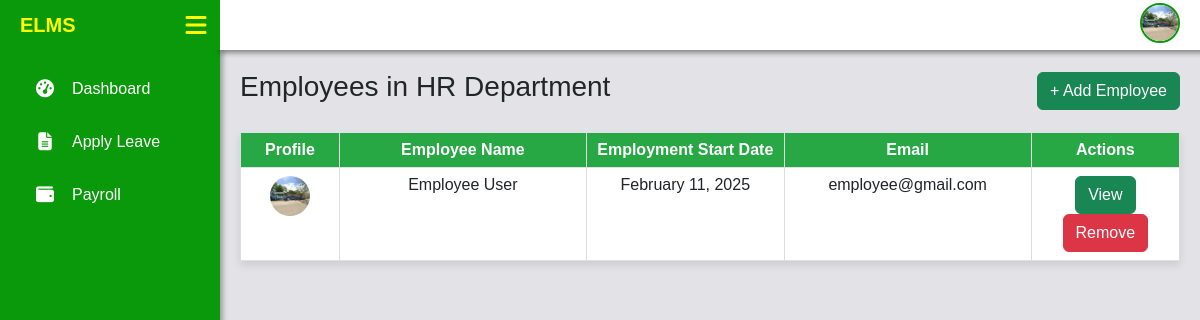
/admin_section/view_staff.php?department_id=2 (signed in), run on the app's committed database.
### tables this page shows
CREATE TABLE `users` (
  `user_id` int(11) NOT NULL,
  `first_name` varchar(50) NOT NULL,
  `middle_name` varchar(50) DEFAULT NULL,
  `last_name` varchar(50) NOT NULL,
  `email` varchar(100) NOT NULL,
  `password` varchar(255) NOT NULL,
  `role` enum('Admin','Employee') NOT NULL,
  `gender` enum('Male','Female') NOT NULL,
  `phone` varchar(20) DEFAULT NULL,
  `address` text DEFAULT NULL,
  `birthdate` date DEFAULT NULL,
  `employment_start_date` date DEFAULT NULL,
  `employment_end_date` date DEFAULT NULL,
  `department_id` int(11) DEFAULT NULL,
  `created_at` timestamp NOT NULL DEFAULT current_timestamp(),
  `profile_picture` varchar(255) DEFAULT NULL,
  `employee_type` varchar(50) NOT NULL,
  `salary` decimal(10,2) NOT NULL DEFAULT 0.00,
  `leave_balance` int(11) NOT NULL DEFAULT 0,
  `reset_token` varchar(64) DEFAULT NULL,
  `token_expiry` datetime DEFAULT NULL
);

CREATE TABLE `departments` (
  `id` int(11) NOT NULL,
  `department_name` varchar(100) NOT NULL,
  `department_description` text DEFAULT NULL,
  `created_at` timestamp NOT NULL DEFAULT current_timestamp()
);

### admin_section/view_staff.php (the view, shortened to what this page needs)
<?php
    require '../db.php';
    if (isset($_GET['department_id'])) {
        $department_id = $_GET['department_id'];
        $stmt = $pdo->prepare("SELECT department_name FROM departments WHERE id = ?");
        $stmt->execute([$department_id]);
        $department = $stmt->fetch(PDO::FETCH_ASSOC);
        include '../includes/navbar.php';
        $stmt = $pdo->prepare("SELECT * FROM users WHERE department_id = ? AND role = 'Employee'");
        $stmt->execute([$department_id]);
        $employees = $stmt->fetchAll(PDO::FETCH_ASSOC);
    } else {
        echo "Department not found.";
        exit;
    }
?>
<!DOCTYPE html>
<html lang="en">
<head>
    <link rel="stylesheet" href="../assets/bootstrap.min.css">
    <link rel="stylesheet" href="https://cdn.jsdelivr.net/npm/bootstrap@5.3.0/dist/css/bootstrap.min.css">
    <link rel="stylesheet" href="https://cdn.datatables.net/2.2.2/css/dataTables.dataTables.css" />
</head>
<body>
<div class="content" id="content">
    <div class="d-flex justify-content-between align-items-center mb-3">
        <h3>Employees in <?php echo htmlspecialchars($department['department_name']); ?></h3>
        <a href="#" class="btn btn-success" data-bs-toggle="modal" data-bs-target="#addEmployeeModal" id="openAddEmployeeModal">+ Add Employee</a>
    </div>
    <table class="table table-bordered" id="example">
        <thead>
            <tr>
                <th>Profile</th>
                <th>Employee Name</th>
                <th>Employment Start Date</th>
                <th>Email</th>
                <th>Actions</th>
            </tr>
        </thead>
        <tbody>
            <?php foreach ($employees as $employee) : ?>
                <tr>
                    <td>
                    <img src="../files/images/<?php echo !empty($employee['profile_picture']) && file_exists("../files/images/" . $employee['profile_picture'])
                        ? $employee['profile_picture']
                        : "default.png"; ?>"
                        alt="Profile" class="rounded-circle" width="40" height="40"
                        data-bs-toggle="tooltip" title="<?php echo htmlspecialchars($employee['first_name'] . ' ' . $employee['last_name']); ?>">
                    </td>
                    <td><?php echo htmlspecialchars($employee['first_name'] . " " . $employee['last_name']); ?></td>
                    <td><?php echo date("F d, Y", strtotime($employee['employment_start_date'])); ?></td>
                    <td><?php echo htmlspecialchars($employee['email']); ?></td>
                    <td>
                    <a href="view_employee.php?id=<?php echo $employee['user_id']; ?>" class="btn btn-success" target="_blank">View</a>
                        <button class="btn btn-danger remove-employee-btn"
                            data-id="<?php echo $employee['user_id']; ?>"
                            data-name="<?php echo htmlspecialchars($employee['first_name'] . ' ' . $employee['last_name']); ?>">
                            Remove
                        </button>
                    </td>
                </tr>
            <?php endforeach; ?>
        </tbody>
    </table>
</div>
</body>
</html>

### includes/navbar.php (shortened to what this page needs)
<?php
    $role = $_SESSION['role'] ?? 'Employee';
    $email = $_SESSION['email'] ?? '';
    require '../db.php';
    $stmt = $pdo->prepare("SELECT profile_picture FROM users WHERE email = :email");
    $stmt->bindParam(':email', $email, PDO::PARAM_STR);
    $stmt->execute();
    $user = $stmt->fetch(PDO::FETCH_ASSOC);
    $profile_picture = $user['profile_picture'] ?? 'default.png';
    $protocol = isset($_SERVER['HTTPS']) && $_SERVER['HTTPS'] === 'on' ? "https://" : "http://";
    $host = $_SERVER['HTTP_HOST'];
    $basePath = ($role === 'Admin') ? "/elmsv2/admin/" : "/elmsv2/employee/";
    $dashboard_link = $protocol . $host . $basePath . 'dashboard.php';
?>
<!DOCTYPE html>
<html lang="en">
<head>
    <link rel="stylesheet" href="https://cdnjs.cloudflare.com/ajax/libs/font-awesome/6.5.1/css/all.min.css">
</head>
<body>
    <aside class="sidebar" id="sidebar">
        <ul>
            <li><a href="<?= $dashboard_link; ?>"><i class="fas fa-tachometer-alt"></i> Dashboard</a></li>
            <?php if ($role == 'Admin'): ?>
                <li><a href="../admin/departments.php"><i class="fas fa-building"></i> Departments</a></li>
                <li><a href="../admin/manage_employees.php"><i class="fas fa-users"></i> Manage Staff</a></li>
                <li><a href="../admin/manage_leave.php"><i class="fas fa-calendar-check"></i> Manage Leave</a></li>
                <li><a href="../admin/manage_payroll.php"><i class="fas fa-file-invoice-dollar"></i> Manage Payroll</a></li>
                <!-- <li><a href="../admin/manage_attendance.php"><i class="fas fa-user-clock"></i> Attendance</a></li>
                <li><a href="../admin/settings.php"><i class="fas fa-cogs"></i> Settings</a></li> -->
            <?php elseif ($role == 'Employee'): ?>
                <li><a href="../employee/apply_leave.php"><i class="fas fa-file-alt"></i> Apply Leave</a></li>
                <li><a href="../employee/payroll.php"><i class="fas fa-wallet"></i> Payroll</a></li>
            <?php endif; ?>
        </ul>
    </aside>
    <div class="topbar" id="topbar">
        <div class="logo">ELMS</div>
        <i class="fa-solid fa-bars menu-icon" id="menuIcon"></i>
    </div>
    <div class="profile-picture-container" id="profileDropdown">
        <img src="../files/images/<?php echo htmlspecialchars($profile_picture); ?>" alt="Profile" class="profile-img">
    </div>
</body>
</html>

### includes/fade_in.php (style rules this page uses)
body { opacity: 0; transition: opacity 1s ease-in; }
body.fade-in { opacity: 1; }

### includes/navbar.php (style rules this page uses)
body { margin: 0; font-family: Arial, sans-serif; }
.topbar { height: 50px; width: calc(100% + 220px); background: linear-gradient(to right, #0a990a 220px, white 220px); color: yellow; display: flex; align-items: center; padding: 0 20px; position: fixed; left: 0; transition: transform 0.3s ease-in-out; box-shadow: 220px 3px 5px rgba(0, 0, 0, 0.4); z-index: 1000; }
.logo { font-size: 20px; font-weight: bold; margin-right: 110px; }
.menu-icon { font-size: 24px; cursor: pointer; transition: transform 0.3s ease-in-out; }
.profile-picture-container { position: fixed; right: 20px; cursor: pointer; top: 2.5px; transition: right 0.3s ease-in-out; z-index: 1001; }
.profile-img { width: 40px; height: 40px; border-radius: 50%; object-fit: cover; border: 2px solid #0a990a; }
.sidebar { display: block; width: 220px; height: 100vh; background-color: #0a990a; color: yellow; position: fixed; left: 0; top: 0; padding-top: 60px; transition: transform 0.3s ease-in-out; box-shadow: 3px 0 5px rgba(0, 0, 0, 0.3); z-index: 1000; }
.sidebar ul { list-style: none; padding: 0; }
.sidebar ul li { padding: 12px 20px; margin: 5px 10px; cursor: pointer; border-radius: 5px; display: flex; align-items: center; transition: background 0.3s ease-in-out; z-index: 1000; }
.sidebar ul li a { color: white; text-decoration: none; font-size: 16px; display: flex; align-items: center; width: 100%; }
.sidebar ul li i { width: 30px; text-align: center; margin-right: 12px; font-size: 18px; }

### admin_section/view_staff.php (style rules this page uses)
body { margin: 0; font-family: Arial, sans-serif; overflow-y: auto; background-color: #e2e2e7; }
.content { margin-left: 220px; padding: 70px 20px 20px 20px; transition: margin-left 0.3s ease-in-out; }
th { background-color: #28a745 !important; color: white !important; }
table { text-align: center; }
table { width: 100%; border-collapse: collapse; background: white; box-shadow: 0 4px 8px rgba(0, 0, 0, 0.1); margin-top: 20px; }
th, td { border: 1px solid #ddd; padding: 10px; text-align: center !important; text-overflow: ellipsis !important; }
th { background-color: #28a745; color: white; text-align: center; }
th:nth-child(1) { width: 10%; }
th:nth-child(2) { width: 25%; }
th:nth-child(3) { width: 20%; }
th:nth-child(4) { width: 25%; maxwidth: 30%; }
th:nth-child(5) { width: 15%; }

### data on the page
users: profile_picture (picture), first_name+last_name "Employee User", employment_start_date "February 11, 2025", email "employee@gmail.com"
departments: department_name "HR Department"
